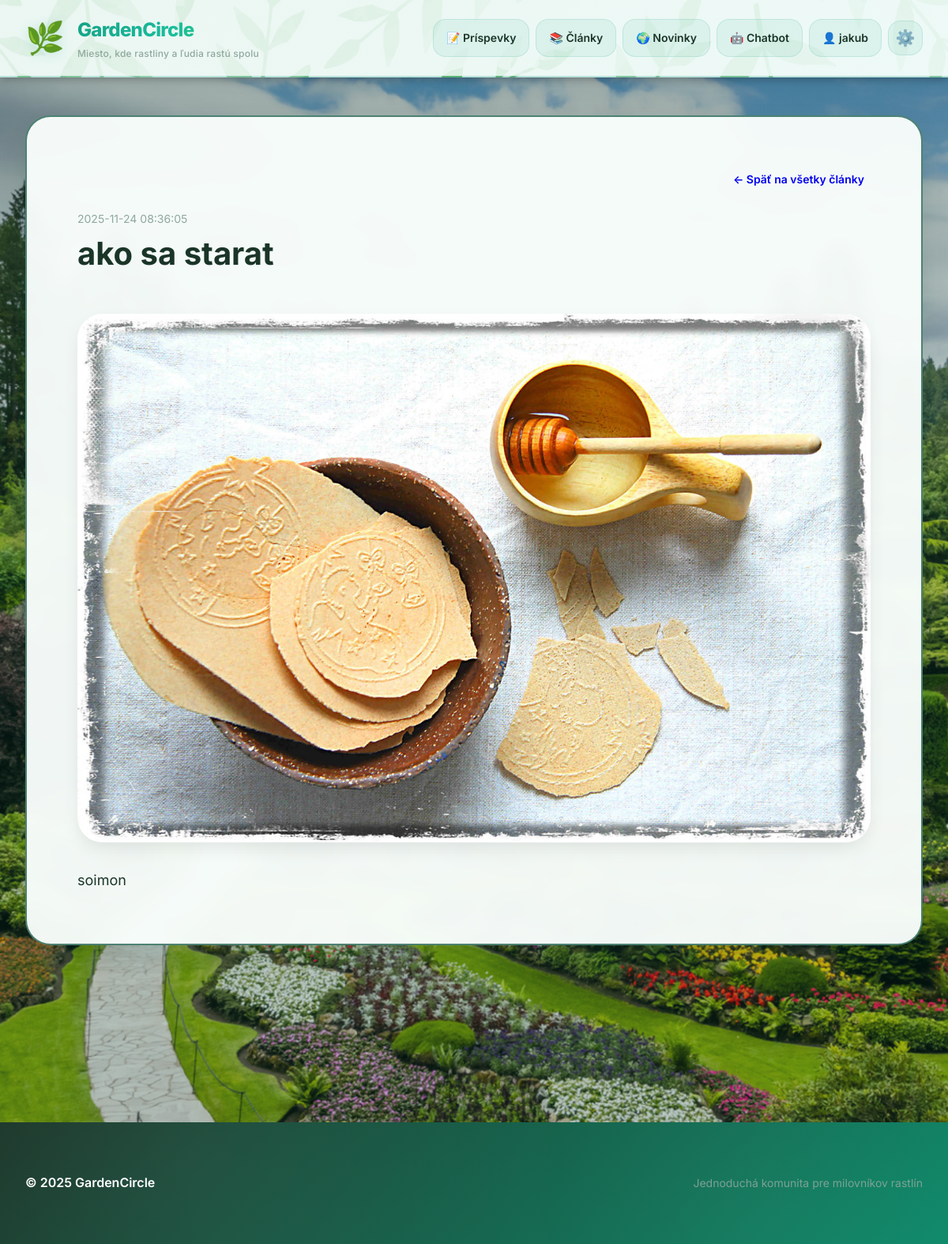
/articles/3 (signed in), run on the app's committed database.
### tables this page shows
CREATE TABLE users (
            id INTEGER PRIMARY KEY AUTOINCREMENT,
            username TEXT UNIQUE NOT NULL,
            email TEXT UNIQUE NOT NULL,
            password_hash TEXT NOT NULL,
            bio TEXT DEFAULT '',
            profile_image TEXT,
            created_at TIMESTAMP NOT NULL DEFAULT (datetime('now'))
        , is_admin BOOLEAN DEFAULT 0);

CREATE TABLE articles (
            id INTEGER PRIMARY KEY AUTOINCREMENT,
            title TEXT NOT NULL,
            content TEXT NOT NULL,
            image_path TEXT,
            created_at TIMESTAMP NOT NULL DEFAULT (datetime('now'))
        );

### backend/routes.py (the view)
    @app.route("/articles/<int:article_id>")
    @login_required
    def article_detail(article_id: int):
        db = get_db()
        row = db.execute("SELECT id, title, content, image_path, created_at FROM articles WHERE id=?", (article_id,)).fetchone()
        if not row:
            return render_template("404.html"), 404
        article = {"id": row[0], "title": row[1], "content": row[2], "image_path": row[3], "created_at": row[4]}
        return render_template("article_detail.html", article=article)

### backend/database.py (called while the page is built)
def get_db():
    db = getattr(g, "_database", None)
    if db is None:
        os.makedirs(os.path.dirname(DB_PATH), exist_ok=True)
        db = g._database = sqlite3.connect(DB_PATH)
        db.row_factory = sqlite3.Row
    return db

### backend/routes.py (called while the page is built)
@login_manager.user_loader
def load_user(user_id):
    return User.get_by_id(user_id)

### backend/user.py (called while the page is built)
    @staticmethod
    def get_by_id(user_id):
        db = get_db()
        row = db.execute(
            "SELECT id, username, email, password_hash, bio, profile_image, created_at, COALESCE(is_admin, 0) as is_admin FROM users WHERE id = ?",
            (user_id,)
        ).fetchone()
        if row:
            return User(row[0], row[1], row[2], row[3], row[4], row[5], row[6], row[7])
        return None

### templates/article_detail.html (shortened to what this page needs)
{% extends 'base.html' %}
{% block content %}
<section class="card article-detail-card">
  <div class="article-detail-header">
    <a class="btn small article-back-link" href="{{ url_for('articles') }}">← Späť na všetky články</a>
  </div>
  <article class="article-detail">
    <header>
      <p class="muted">{{ article.created_at }}</p>
      <h1>{{ article.title }}</h1>
    </header>
    {% set resolved_src = None %}
    {% if article.image_path %}
      {% if article.image_path.startswith('http') %}
        {% set resolved_src = article.image_path %}
      {% elif article.image_path.startswith('/static/') %}
        {% set resolved_src = article.image_path %}
      {% else %}
        {% set resolved_src = url_for('static', filename=article.image_path) %}
      {% endif %}
    {% endif %}
    {% if resolved_src %}
      <div class="article-detail-image">
        <img src="{{ resolved_src }}" alt="{{ article.title }}" loading="lazy">
      </div>
    {% endif %}
    <div class="article-detail-body">
      {{ article.content | replace('\n', '<br>') | safe }}
    </div>
  </article>
</section>
{% endblock %}

### templates/base.html (shortened to what this page needs)
<!DOCTYPE html>
<html lang="sk">
<head>
  <link rel="stylesheet" href="{{ url_for('static', filename='css/style.css') }}">
</head>
<body class="{% block body_class %}{% endblock %}">
  <header class="site-header">
    <div class="container header-inner">
      <a class="brand" href="{{ url_for('home') }}">
        <span class="logo" aria-hidden="true">🌿</span>
        <div>
          <h1>GardenCircle</h1>
          <p class="tagline">Miesto, kde rastliny a ľudia rastú spolu</p>
        </div>
      </a>
      <nav class="main-nav" aria-label="Hlavná navigácia">
        {% if current_user.is_authenticated %}
          <a href="{{ url_for('posts_page') }}">📝 Príspevky</a>
          <a href="{{ url_for('articles') }}">📚 Články</a>
          <a href="{{ url_for('news') }}">🌍 Novinky</a>
          <a href="{{ url_for('chatbot_placeholder') }}">🤖 Chatbot</a>
          <a href="{{ url_for('user_profile', username=current_user.username) }}">👤 {{ current_user.username }}</a>
        {% else %}
          <a href="{{ url_for('login') }}">🔑 Prihlásiť</a>
          <a href="{{ url_for('register') }}">✨ Registrácia</a>
        {% endif %}
        {% if current_user.is_authenticated %}
        <a href="{{ url_for('settings') }}" class="menu-toggle" aria-label="Nastavenia">
          <span class="menu-icon">⚙️</span>
        </a>
        {% endif %}
      </nav>
    </div>
  </header>
  <main class="container">
    {% block content %}{% endblock %}
  </main>
  <footer class="site-footer">
    <div class="container footer-inner">
      <small>© 2025 GardenCircle</small>
      <span class="muted">Jednoduchá komunita pre milovníkov rastlín</span>
    </div>
  </footer>
</body>
</html>

### data on the page
users: username "jakub"
articles: created_at "2025-11-24 08:36:05", title "ako sa starat", content "soimon"
